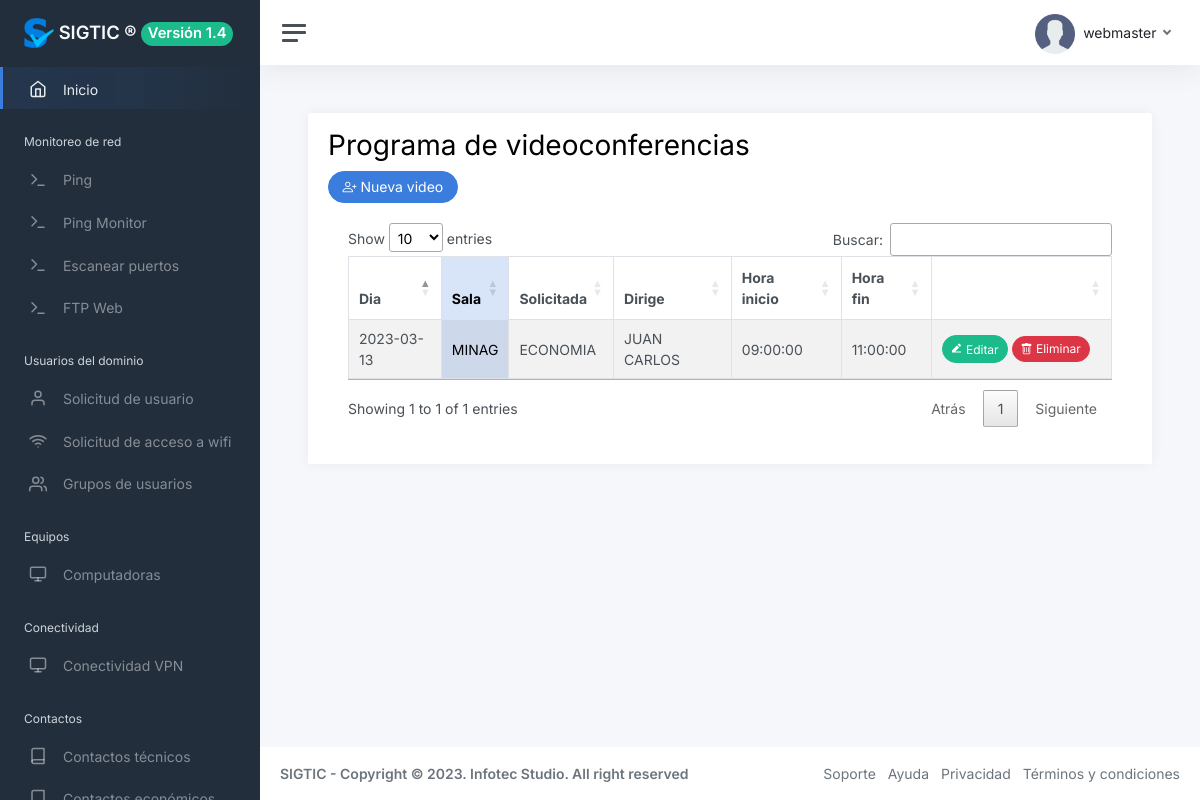
The page /?view=pvideoconference&opt=all (signed in) on the database its author committed.
### tables this page shows
CREATE TABLE `user` (
  `id` int(11) NOT NULL,
  `name` varchar(50) DEFAULT NULL,
  `lastname` varchar(50) DEFAULT NULL,
  `username` varchar(50) DEFAULT NULL,
  `email` varchar(255) DEFAULT NULL,
  `password` varchar(60) DEFAULT NULL,
  `image` varchar(255) DEFAULT NULL,
  `status` int(11) DEFAULT 1,
  `kind` int(11) DEFAULT 1,
  `created_at` datetime DEFAULT NULL
);

CREATE TABLE `pvideoconference` (
  `id` int(11) NOT NULL,
  `date` date NOT NULL,
  `videoroom` varchar(100) NOT NULL,
  `requested` varchar(100) NOT NULL,
  `directs` varchar(100) NOT NULL,
  `start_time` time NOT NULL,
  `finish_time` time NOT NULL,
  `created_at` date NOT NULL
);

### core/controller/Module.php (called while the page is built)
<?php
class Module {
	public static function loadLayout(){
		include "core/app/layouts/layout.php";
	}
}
?>

### core/controller/Lb.php (called while the page is built, shortened)
<?php
class Lb {
	public function start(){
		include "core/app/init.php";
	}
}
?>

### index.php (called while the page is built, shortened)
<?php
$lb = new Lb();
$lb->start();
?>

### core/controller/Executor.php (called while the page is built, shortened)
<?php
class Executor {
	public static function doit($sql){
		$con = Database::getCon();
		return array($con->query($sql),$con->insert_id);
	}
}
?>

### core/app/model/UserData.php (called while the page is built, shortened)
<?php
class UserData {
	public static $tablename = "user";
	public static function getById($id){
		 $sql = "select * from ".self::$tablename." where id=$id";
		$query = Executor::doit($sql);
		return Model::one($query[0],new UserData());
	}
}
?>

### core/controller/Model.php (called while the page is built, shortened)
<?php
class Model {
	public static function exists($modelname){
		$fullpath = self::getFullpath($modelname);
		$found=false;
		if(file_exists($fullpath)){
			$found = true;
		}
		return $found;
	}
	public static function getFullpath($modelname){
		return "core/app/model/".$modelname.".php";
	}
	public static function many($query,$aclass){
		$cnt = 0;
		$array = array();
		while($r = $query->fetch_array()){
			$array[$cnt] = new $aclass;
			$cnt2=1;
			foreach ($r as $key => $v) {
				if($cnt2>0 && $cnt2%2==0){
					$array[$cnt]->$key = $v;
				}
				$cnt2++;
			}
			$cnt++;
		}
		return $array;
	}
}
?>

### core/app/model/PVideoconferenceData.php (called while the page is built, shortened)
<?php
class PVideoconferenceData {
	public static $tablename = "pvideoconference";
	public static function getAll(){
		 $sql = "select * from ".self::$tablename;
		$query = Executor::doit($sql);
		return Model::many($query[0],new PVideoconferenceData());
	}
}
?>

### core/app/view/pvideoconference-view.php (the view, shortened to what this page needs)
<?php if(isset($_GET["opt"]) && $_GET["opt"]=="all"):
$computer = PVideoconferenceData::getAll();
?>
							<div class="card">
								<div class="card-header">
									<h1 class="">Programa de videoconferencias</h1>
	<div class="row">
	<div class="col-12">
	 <button type="button" class="btn btn-primary rounded-pill bi bi-person-plus" data-bs-toggle="modal" data-bs-target="#basicModal">
     Nueva video
    </button>
</div>
								<div class="card-body">
									<?php if(count($computer)>0):?>
										<div>
										<table class="table table-bordered table-striped datatable">
											<thead>
												<th>Dia</th>
												<th class="table-primary">Sala</th>
												<th>Solicitada</th>
												<th>Dirige</th>
                        <th>Hora inicio</th>
                        <th>Hora fin</th>
												<th></th>
											</thead>
											<?php foreach($computer as $con):?>
												<tr>
													<td><?php echo $con->date; ?></td>
													<td class="table-primary"><?php echo $con->videoroom; ?></td>
													<td><?php echo $con->requested; ?></td>
													<td><?php echo $con->directs; ?></td>
                                                    <td><?php echo $con->start_time; ?></td>
                                                    <td><?php echo $con->finish_time; ?></td>
													<td style="width:160px; ">
														<a href="./?view=pvideoconference&opt=edit&id=<?php echo $con->id; ?>" class="btn btn-success btn-sm rounded-pill"><i class="ri ri-edit-2-fill"></i> Editar</a>
														<a href="./?action=pvideoconference&opt=del&id=<?php echo $con->id; ?>" id="item-<?php echo $con->id; ?>"  class="btn btn-danger btn-sm rounded-pill"><i class="bi bi-trash"></i> Eliminar</a>
													</td>
												</tr>
											<?php endforeach ;?>
										</table>
									</div>
									<?php else:?>
										<p class="alert alert-warning">No hay videoconferencias progrmadas.</p>
									<?php endif;?>
								</div>
							</div>
						</div>
					</div>
<?php endif; ?>

### core/app/layouts/layout.php (shortened to what this page needs)
<!DOCTYPE html>
<html lang="es">
<head>
  <link href="assets/vendor/bootstrap/css/bootstrap.min.css" rel="stylesheet">
  <link href="assets/vendor/bootstrap-icons/bootstrap-icons.css" rel="stylesheet">
  <link href="assets/vendor/boxicons/css/boxicons.min.css" rel="stylesheet">
  <link href="assets/vendor/quill/quill.snow.css" rel="stylesheet">
  <link href="assets/vendor/quill/quill.bubble.css" rel="stylesheet">
  <link href="assets/vendor/remixicon/remixicon.css" rel="stylesheet">
  <link href="css/app.css" rel="stylesheet">
  <link rel="stylesheet" type="text/css" href="plugins/datatables/datatables.min.css">
  <link rel="stylesheet" type="text/css" href="plugins/datatables/dataTables.bootstrap5.min.css">
  <link rel="stylesheet" type="text/css" href="plugins/datatables/buttons.bootstrap5.min.css">
  <link href="css/app.css" rel="stylesheet">
</head>
<?php if(!isset($_SESSION["user_id"])):?>
  <main class="d-flex w-100">
		<div class="container d-flex flex-column">
			<div class="row vh-100">
				<div class="col-sm-10 col-md-8 col-lg-6 mx-auto d-table h-100">
					<div class="d-table-cell align-middle">
						<div class="card">
							<div class="card-body">
								<div class="m-sm-4">
									<div class="text-center">
										<img src="img/logo/logo.png" alt="Charles Hall" class="img-fluid rounded-square" width="200" height="200" />
									</div>
									<form method="post" action="./?action=access&opt=login">
										<div class="mb-3">
											<label class="form-label">Usuario</label>
											<input class="form-control form-control-lg"  name="email" placeholder="Introduzca su usuario" />
										</div>
										<div class="mb-3">
											<label class="form-label">Contrseña</label>
											<input class="form-control form-control-lg" type="password" name="password" placeholder="Introduzca su contrseña" />
											<small>
                                           </small>
										</div>
										<div>
										</div>
										<div class="text-center mt-3">
                    <button type="submit" class="btn btn-lg btn-block btn-primary">Aceptar</button>
										</div>
									</form>
								</div>
							</div>
						</div>
					</div>
				</div>
			</div>
		</div>
	</main>
	<footer class="footer mt-auto py-3 bg-light">
  <div class="container">
    <span class="text-muted">SIGTIC - Copyright © 2023. Infotec Studio. All right reserved</span>
  </div>
</footer>
<?php else:?>
<body>
<div class="wrapper">
		<nav id="sidebar" class="sidebar js-sidebar">
			<div class="sidebar-content js-simplebar">
				<a class="sidebar-brand" href="./">
				<img src="img/icons/favicons.png" alt="Charles Hall" class="img-fluid rounded-square" width="30" height="30" /> <span class="align-middle">SIGTIC ®</span> <span class="badge bg-success rounded-pill">Versión 1.4</span></td>
        </a>
				<ul class="sidebar-nav">
        <li class="sidebar-item active">
						<a class="sidebar-link" href="./">
              <i class="align-middle" data-feather="home"></i> <span class="align-middle">Inicio</span>
            </a>
					</li>
<li class="sidebar-header">
						Monitoreo de red
					</li>
					<li class="sidebar-item">
						<a class="sidebar-link" href="./?view=ping&opt=all">
              <i class="align-middle" data-feather="terminal"></i> <span class="align-middle">Ping</span>
            </a>
					</li>
<li class="sidebar-item">
						<a class="sidebar-link" href="./?view=ping-monitor&opt=all">
              <i class="align-middle" data-feather="terminal"></i> <span class="align-middle">Ping Monitor</span>
            </a>
					</li>
<li class="sidebar-item">
						<a class="sidebar-link" href="./?view=portscanner&opt=all">
              <i class="align-middle" data-feather="terminal"></i> <span class="align-middle">Escanear puertos</span>
            </a>
					</li>
<li class="sidebar-item">
						<a class="sidebar-link" href="./?view=upload&opt=all">
              <i class="align-middle" data-feather="terminal"></i> <span class="align-middle">FTP Web</span>
            </a>
					</li>
					<li class="sidebar-header">
						Usuarios del dominio
					</li>
					<li class="sidebar-item">
						<a class="sidebar-link" href="./?view=user_request&opt=all">
              <i class="align-middle" data-feather="user"></i> <span class="align-middle">Solicitud de usuario</span>
            </a>
					</li>
					<li class="sidebar-item">
						<a class="sidebar-link" href="./?view=wifi_request&opt=all">
              <i class="align-middle" data-feather="wifi"></i> <span class="align-middle">Solicitud de acceso a wifi</span>
            </a>
					</li>
					<li class="sidebar-item">
						<a class="sidebar-link" href="./?view=categories&opt=all">
              <i class="align-middle" data-feather="users"></i> <span class="align-middle">Grupos de usuarios</span>
            </a>
					</li>
					<li class="sidebar-header">
						Equipos
					</li>
					<li class="sidebar-item">
						<a class="sidebar-link" href="./?view=computer&opt=all">
              <i class="align-middle" data-feather="monitor"></i> <span class="align-middle">Computadoras</span>
            </a>
					</li>
					<li class="sidebar-header">
						Conectividad
					</li>
					<li class="sidebar-item">
						<a class="sidebar-link" href="./?view=connectivity&opt=all">
              <i class="align-middle" data-feather="monitor"></i> <span class="align-middle">Conectividad VPN</span>
            </a>
					</li>
					<li class="sidebar-header">
						Contactos
					</li>
					<li class="sidebar-item">
						<a class="sidebar-link" href="./?view=contacts_technical&opt=all">
              <i class="align-middle" data-feather="book"></i> <span class="align-middle">Contactos técnicos</span>
            </a>
					</li>
					<li class="sidebar-item">
						<a class="sidebar-link" href="./?view=contacts&opt=all">
              <i class="align-middle" data-feather="book"></i> <span class="align-middle">Contactos económicos</span>
            </a>
					</li>
			</div>
		</nav>
    <div class="main">
    <nav class="navbar navbar-expand navbar-light navbar-bg">
				<a class="sidebar-toggle js-sidebar-toggle">
          <i class="hamburger align-self-center"></i>
        </a>
				<div class="navbar-collapse collapse">
					<ul class="navbar-nav navbar-align">
						<li class="nav-item dropdown">
							<a class="nav-link dropdown-toggle d-none d-sm-inline-block" href="#" data-bs-toggle="dropdown">
                <img src="img/avatars/avatar.png" class="avatar img-fluid rounded me-1" alt="Charles Hall" /> <span class="text-dark"><?php echo Core::$user->username;?></span>
              </a>
						</li>
					</ul>
				</div>
			</nav>
      <main class="content">
        <div class="container-fluid p-0">
          <?php View::load("index");?>
        </div>
      </main>
      <footer class="footer">
				<div class="container-fluid">
					<div class="row text-muted">
						<div class="col-6 text-start">
							<p class="mb-0">
							<strong>SIGTIC - Copyright © 2023. Infotec Studio. All right reserved</strong>
							</p>
						</div>
						<div class="col-6 text-end">
							<ul class="list-inline">
								<li class="list-inline-item">
									<a class="text-muted" href="https://infotecstudio.nat.cu" target="_blank">Soporte</a>
								</li>
								<li class="list-inline-item">
									<a class="text-muted" href="https://infotecstudio.nat.cu" target="_blank">Ayuda</a>
								</li>
								<li class="list-inline-item">
									<a class="text-muted" href="https://infotecstudio.nat.cu" target="_blank">Privacidad</a>
								</li>
								<li class="list-inline-item">
									<a class="text-muted" href="https://infotecstudio.nat.cu" target="_blank">Términos y condiciones</a>
								</li>
							</ul>
						</div>
					</div>
				</div>
</footer>
</body>
<?php endif; ?>
</html>

### rows shown on the page
user: username "webmaster"
pvideoconference: date "2023-03-13", videoroom "MINAG", requested "ECONOMIA", directs "JUAN CARLOS", start_time "09:00:00", finish_time "11:00:00"
